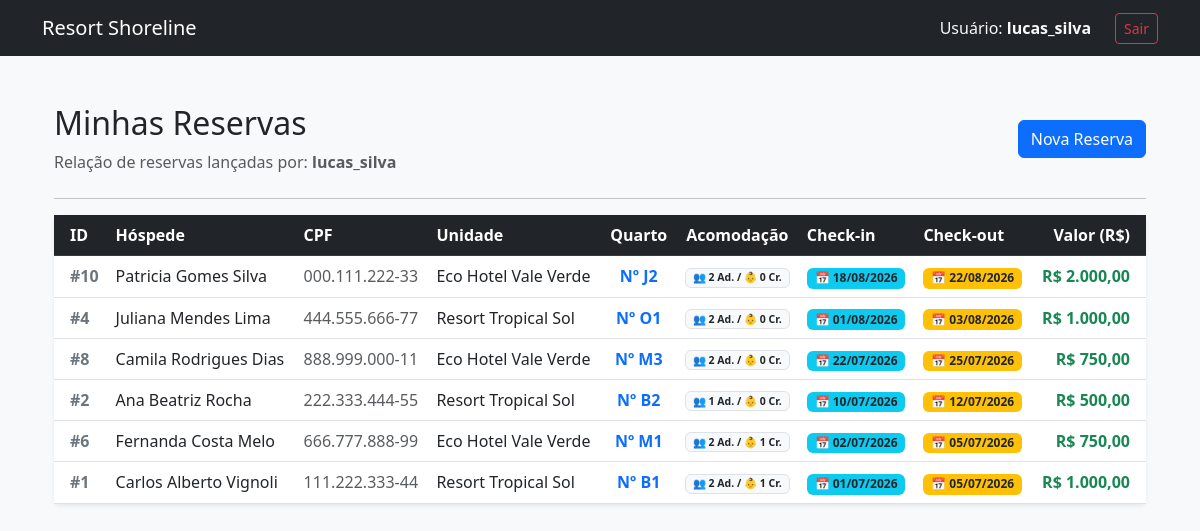
/minhas_reservas.php (signed in), run on the app's committed database.
### tables this page shows
CREATE TABLE reservas(
	id INT AUTO_INCREMENT PRIMARY KEY,
	nome VARCHAR(200) NOT NULL,
	cpf VARCHAR(11) NOT NULL,
	qnt_adultos INT NOT NULL,
	qnt_criancas INT,
	data_checkin DATE NOT NULL,
	data_checkout DATE NOT NULL,
	vlr_reserv DECIMAL(10,2) NOT NULL,
	cod_unid INT NOT NULL,
	cod_quart INT NOT NULL,
	cod_usuario INT NOT NULL
);

CREATE TABLE unidades (
	id INT AUTO_INCREMENT PRIMARY KEY,
	nome VARCHAR(100) NOT NULL,
	loc VARCHAR(500) NOT NULL
);

CREATE TABLE quartos (
	id INT AUTO_INCREMENT PRIMARY KEY,
	num VARCHAR(5) NOT NULL,
	cod_ala INT NOT NULL
);

### minhas_reservas.php (the view, shortened to what this page needs)
<?php
include 'conexao.php';
$id_usuario_logado = (int)$_SESSION['usuario_id'];
$sql_minhas = "SELECT r.*, u.nome AS nome_unidade, q.num AS num_quarto
               FROM reservas r
               INNER JOIN unidades u ON r.cod_unid = u.id
               INNER JOIN quartos q ON r.cod_quart = q.id
               WHERE r.cod_usuario = :cod_usuario
               ORDER BY r.data_checkin DESC";
$stmt = $conexao->prepare($sql_minhas);
$stmt->bindParam(':cod_usuario', $id_usuario_logado, PDO::PARAM_INT);
$stmt->execute();
$reservas = $stmt->fetchAll(PDO::FETCH_ASSOC);
include 'header.php';
?>
<div class="container mt-5">
    <div class="d-flex justify-content-between align-items-center mb-4">
        <div>
            <h1 class="h2 text-dark">Minhas Reservas</h1>
            <p class="text-muted mb-0">Relação de reservas lançadas por: <strong><?php echo htmlspecialchars($_SESSION["usuario_nome"] ?? $_SESSION["usuario"] ?? 'Funcionário'); ?></strong></p>
        </div>
        <a href="nova_reservacli.php" class="btn btn-primary">Nova Reserva</a>
    </div>
    <hr>
    <div class="card shadow-sm border-0">
        <div class="card-body p-0">
            <div class="table-responsive">
                <table class="table table-hover align-middle mb-0">
                    <thead class="table-dark">
                        <tr>
                            <th scope="col" class="ps-3">ID</th>
                            <th scope="col">Hóspede</th>
                            <th scope="col">CPF</th>
                            <th scope="col">Unidade</th>
                            <th scope="col" class="text-center">Quarto</th>
                            <th scope="col" class="text-center">Acomodação</th>
                            <th scope="col">Check-in</th>
                            <th scope="col">Check-out</th>
                            <th scope="col" class="pe-3 text-end">Valor (R$)</th>
                        </tr>
                    </thead>
                    <tbody>
                        <?php if (count($reservas) > 0): ?>
                            <?php foreach ($reservas as $res): ?>
                                <tr>
                                    <td class="fw-bold ps-3 text-secondary">#<?php echo $res['id']; ?></td>
                                    <td>
                                        <span class="fw-medium text-dark"><?php echo htmlspecialchars($res['nome']); ?></span>
                                    </td>
                                    <td class="text-muted">
                                        <?php
                                            if(strlen($res['cpf']) == 11) {
                                                echo substr($res['cpf'], 0, 3) . '.' . substr($res['cpf'], 3, 3) . '.' . substr($res['cpf'], 6, 3) . '-' . substr($res['cpf'], 9);
                                            } else {
                                                echo htmlspecialchars($res['cpf']);
                                            }
                                        ?>
                                    </td>
                                    <td><?php echo htmlspecialchars($res['nome_unidade']); ?></td>
                                    <td class="text-center fw-bold text-primary">Nº <?php echo htmlspecialchars($res['num_quarto']); ?></td>
                                    <td class="text-center small">
                                        <span class="badge bg-light text-dark border">
                                            👥 <?php echo $res['qnt_adultos']; ?> Ad. / 👶 <?php echo $res['qnt_criancas']; ?> Cr.
                                        </span>
                                    </td>
                                    <td>
                                        <span class="badge bg-info text-dark">
                                            📅 <?php echo date('d/m/Y', strtotime($res['data_checkin'])); ?>
                                        </span>
                                    </td>
                                    <td>
                                        <span class="badge bg-warning text-dark">
                                            📅 <?php echo date('d/m/Y', strtotime($res['data_checkout'])); ?>
                                        </span>
                                    </td>
                                    <td class="text-end pe-3 fw-bold text-success fs-6">
                                        R$ <?php echo number_format($res['vlr_reserv'], 2, ',', '.'); ?>
                                    </td>
                                </tr>
                            <?php endforeach; ?>
                        <?php endif; ?>
                    </tbody>
                </table>
            </div>
        </div>
    </div>
</div>

### data on the page
reservas: id "10", nome "Patricia Gomes Silva", cpf "000", cpf "111", cpf "222", cpf "33", cod_unid.nome "Eco Hotel Vale Verde", cod_quart.num "J2", qnt_adultos "2", qnt_criancas "0", data_checkin "18/08/2026", data_checkout "22/08/2026", vlr_reserv "2.000,00"
reservas: id "4", nome "Juliana Mendes Lima", cpf "444", cpf "555", cpf "666", cpf "77", cod_unid.nome "Resort Tropical Sol", cod_quart.num "O1", qnt_adultos "2", qnt_criancas "0", data_checkin "01/08/2026", data_checkout "03/08/2026", vlr_reserv "1.000,00"
reservas: id "8", nome "Camila Rodrigues Dias", cpf "888", cpf "999", cpf "000", cpf "11", cod_unid.nome "Eco Hotel Vale Verde", cod_quart.num "M3", qnt_adultos "2", qnt_criancas "0", data_checkin "22/07/2026", data_checkout "25/07/2026", vlr_reserv "750,00"
reservas: id "2", nome "Ana Beatriz Rocha", cpf "222", cpf "333", cpf "444", cpf "55", cod_unid.nome "Resort Tropical Sol", cod_quart.num "B2", qnt_adultos "1", qnt_criancas "0", data_checkin "10/07/2026", data_checkout "12/07/2026", vlr_reserv "500,00"
reservas: id "6", nome "Fernanda Costa Melo", cpf "666", cpf "777", cpf "888", cpf "99", cod_unid.nome "Eco Hotel Vale Verde", cod_quart.num "M1", qnt_adultos "2", qnt_criancas "1", data_checkin "02/07/2026", data_checkout "05/07/2026", vlr_reserv "750,00"
reservas: id "1", nome "Carlos Alberto Vignoli", cpf "111", cpf "222", cpf "333", cpf "44", cod_unid.nome "Resort Tropical Sol", cod_quart.num "B1", qnt_adultos "2", qnt_criancas "1", data_checkin "01/07/2026", data_checkout "05/07/2026", vlr_reserv "1.000,00"

### other printed values
$_SESSION["usuario_nome"] "lucas_silva"
